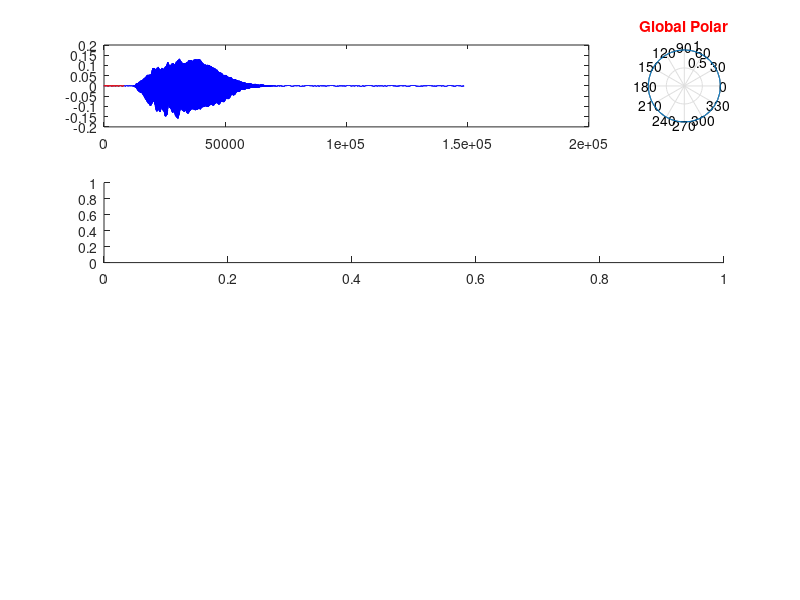

Reproduce this figure in MATLAB. (Note: this script raises an error after producing the figure.)
clear all;
close all;

% Visualierung der Daten

% ##### TODO #### %
% Benennung der Diagramme aus fileList implementieren
% GUI entwickeln - vor und zurueck steppen derzeit nur via prompt in Command
% Window moeglich



% Laden der Daten aus dem skript "masterfile....mat"
load('saved_files/audio_ref.mat')
load('saved_files/polar_band.mat')
load('saved_files/polar_global.mat')
load('saved_files/segments.mat')
load('saved_files/fileList.mat')


channelcnt = length(fileList);                  % Kanalanzahl automatisch ermittlen
t = 0:2*pi/(channelcnt):(2*pi);                 %wird fuer die Polarbefehle benoetigt
rumfummel_begrenzung = ones(1,channelcnt+1);     %zweiter Polar-Kreis, der die Skalierung fuer unsere richtungs- und frequenzabhaengigen RMS-Werte vorschreibt

    %%% Plotten %%%
    
    
    j = 1
    start = 1
    
    while j == j
    audioin = audio_1(save_segments(j):save_segments(j+1));
    subplot(4,5,[1 4]);                                         %Platzierung der folgenden Zeile an oberster Stelle, mit einer Breite von 1-4 (von maximal 5)
    plot(audio_1,'b');                                          %Plottet die letzte der ausgewaehlten Wave-Dateien
    hold on;
    redplot = zeros(size(audio_1));                             %Erstellt den Vektor fuer die rote Markierung des aktuellene Segments. Der Vektor muss genau so gross sein wie die erste Wave-Datei
    redplot(save_segments(j):save_segments(j+1)) = audioin;      %Schriebt in den Vektor fuer die rote Markierung die Werte des aktuellen Segments. 
    plot(redplot,'r');                                          %Plottet das aktuelle Segment rot

    
%     title(fileList(1,1), 'color','r','Interpreter','none');
%     subplot(4,1,2);                                             %Platziert die folgende Zeile an zweiter Stelle
%     plot(audioin);                                              %Plottet das aktuelle Segment
%     title(['Segment #',num2str(j)],'color','r','Interpreter','none');

    %Polardiagramm des gesamten Spektrums
    subplot(4,5,5);                     %Bei einer 4x5 Tabelle wird die folgende Grafik auf Zelle #5 geplottet
    polar(t,save_polar_global(1,:));           %macht visualisierung
    hold on;                            %Haelt den oberen Kreis fest, damit die Skalierung gleich bleibt
    title(['Global Polar'],'color','r');
    
    %Spektrogramm (von Hobohms Skript%
    subplot(4,1,2); % data of channel 31 is used
    if j == 1
        [Y,F,T,P] = spectrogram(audio_1,1024,576);%draw filtered spectrogram: noch fehlerhaft
    end
    surf(T,F,10*log10(abs(P)),'EdgeColor','none');
    axis xy; axis tight; view(0,90); %Drehung der Zeitachse um 90%
    colorbar('location','eastoutside');
    rumfummel_begrenzung(1,:) = 1.2*max(max(save_fft_rms_multichannel(:,:,j),[],2));    %findet das Maximum aus jeder Zeile des RMS Arrays und findet davon das Maximum 8-) -> wir legen den aeusseren Rumfummelkreis fest
    %%% Polardiagram-Schleife %%%
    for k = 1:size(save_fft_rms_multichannel(:,:,j)) 
        subplot(4,5,(10+k)); %Polardiagramme aller Frequenzbaender 
        polar(t,rumfummel_begrenzung(1,:),'-r'); %-dB Dieser Kreis gibt die Skalierung vor. Das ist ein ziemliches Rumgefummel. Unter mit 0.4 und 0.3 funktioniert der Trick nicht. Wir muessen eine bessere Loesung finden. 
        polar(t,save_fft_rms_multichannel(k,:,j));  %-dB macht visualisierung
        % title([num2str(freq_band(k)),' Hz'],'color','r'); %benennt die einzelnen Polardiagramme nach ihren entsprechenden Mittenfrequenzen 'freq_band'
    end
    k = 1;
    factor = input('wie viele schritte vor (+1) oder zurueck (-1) ? - keine Eingabe (Enter) = Ende')
    
   j = j + factor
    end